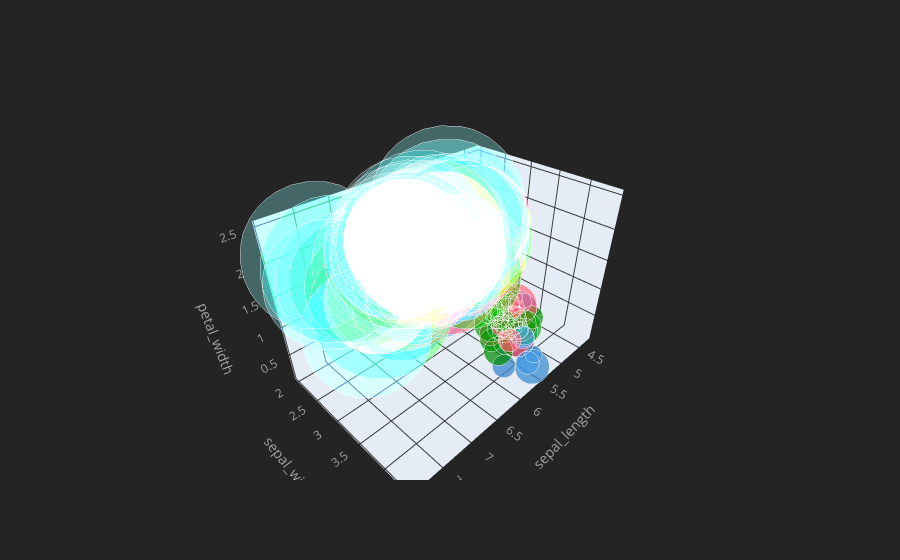

The notebook cell saved with this chart:
### Code cell
data_frame.iplot(kind='bubble3d',x='sepal_length',y='sepal_width',z='petal_width',xTitle='sepal_length',yTitle='sepal_width',zTitle='petal_width',size='petal_width',colors=['green','blue','red'])

### Figure 1 — Plotly figure (JSON) as saved in the notebook; plotly's stock layout.template omitted (floating-point values rounded to 4 significant figures; data arrays with more than 128 entries replaced by an {"elided": "..."} marker saying what was removed)
{"data": [{"marker": {"color": {"elided": "150 str values"}, "opacity": 0.8, "size": {"elided": "150 int values"}, "symbol": "circle"}, "mode": "markers", "text": {"elided": "150 str values"}, "type": "scatter3d", "x": {"elided": "150 float values"}, "y": {"elided": "150 float values"}, "z": {"elided": "150 float values"}}], "layout": {"legend": {"bgcolor": "#242424", "font": {"color": "#F4F4F4"}}, "paper_bgcolor": "#242424", "plot_bgcolor": "#242424", "scene": {"xaxis": {"gridcolor": "#343434", "showgrid": true, "tickfont": {"color": "#A4A4A4"}, "title": {"font": {"color": "#A4A4A4"}, "text": "sepal_length"}, "zerolinecolor": "#343434"}, "yaxis": {"gridcolor": "#343434", "showgrid": true, "tickfont": {"color": "#A4A4A4"}, "title": {"font": {"color": "#A4A4A4"}, "text": "sepal_width"}, "zerolinecolor": "#343434"}, "zaxis": {"gridcolor": "#343434", "showgrid": true, "tickfont": {"color": "#A4A4A4"}, "title": {"font": {"color": "#A4A4A4"}, "text": "petal_width"}, "zerolinecolor": "#343434"}}, "title": {"font": {"color": "#F4F4F4"}}}}
